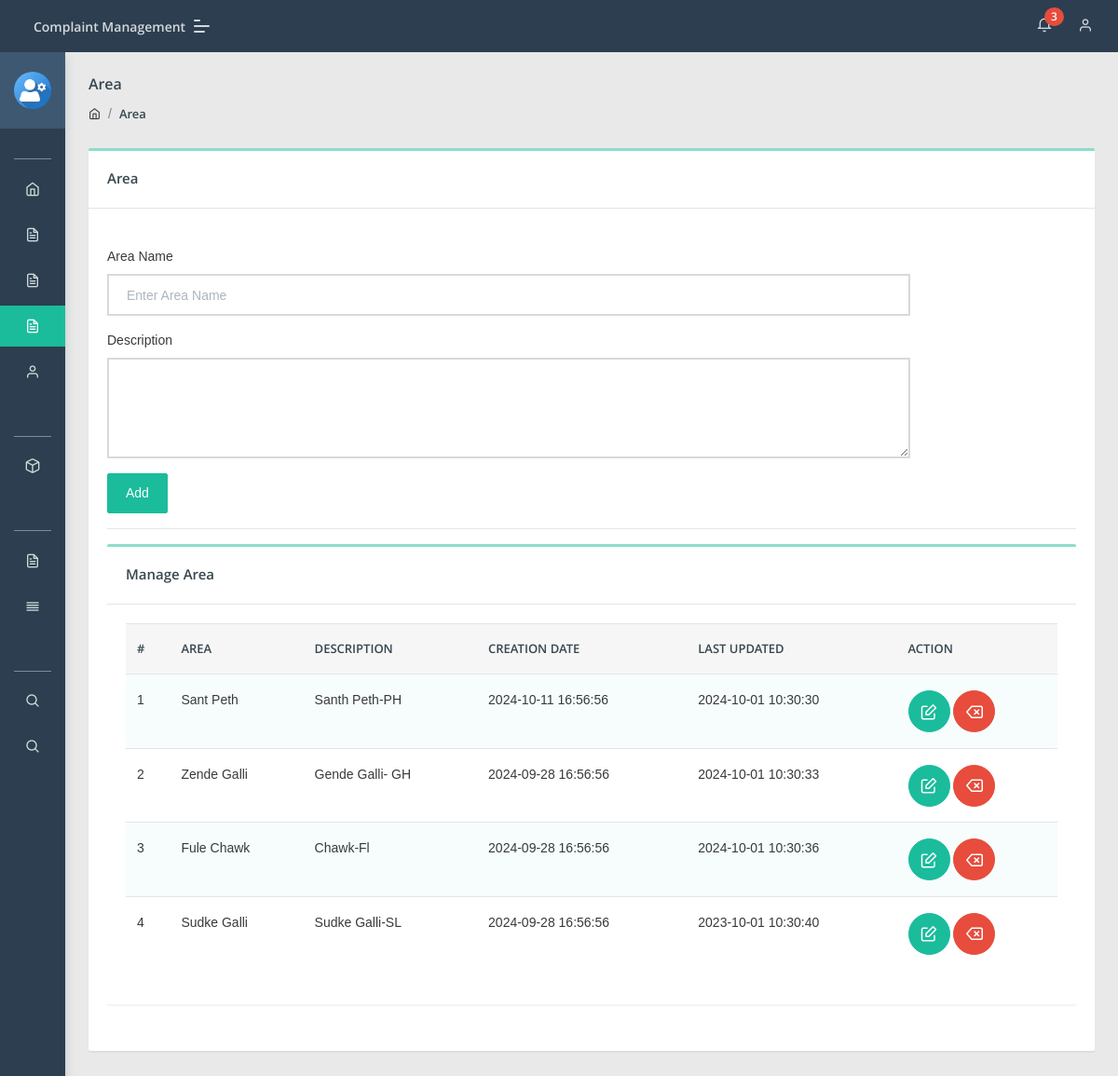
Page /cms/admin/state.php (signed in) on the committed database.
### tables this page shows
CREATE TABLE `state` (
  `id` int(11) NOT NULL,
  `stateName` varchar(255) DEFAULT NULL,
  `stateDescription` tinytext DEFAULT NULL,
  `postingDate` timestamp NULL DEFAULT current_timestamp(),
  `updationDate` timestamp NULL DEFAULT NULL ON UPDATE current_timestamp()
);

### cms/admin/state.php (the view, shortened to what this page needs)
<?php
include('include/config.php');
if(strlen($_SESSION['aid'])==0)
    {
header('location:index.php');
}
else{
?>
<!DOCTYPE html>
<html lang="en">
<head>
    <link rel="stylesheet" href="assets/css/style.css">
</head>
<body class="">
	<?php include('include/sidebar.php');?>
	<?php include('include/header.php');?>
<section class="pcoded-main-container">
    <div class="pcoded-content">
        <div class="page-header">
            <div class="page-block">
                <div class="row align-items-center">
                    <div class="col-md-12">
                        <div class="page-header-title">
                            <h5 class="m-b-10">Area</h5>
                        </div>
                        <ul class="breadcrumb">
                            <li class="breadcrumb-item"><a href="dashboard.php"><i class="feather icon-home"></i></a></li>
                            <li class="breadcrumb-item"><a href="state.php">Area</a></li>
                        </ul>
                    </div>
                </div>
            </div>
        </div>
        <div class="row">
            <div class="col-sm-12">
                <div class="card">
                    <div class="card-header">
                        <h5>Area</h5>
                    </div>
                    <div class="card-body">
                        <div class="row">
                            <div class="col-md-10">
                                    <br />
                                <form method="post" name="Category">
                                    <div class="form-group">
                                        <label for="exampleInputEmail1">Area Name</label>
                                       <input type="text" placeholder="Enter Area Name"  name="Areas" class="form-control" required>
                                    </div>
                                      <div class="form-group">
                                        <label for="exampleInputEmail1">Description</label>
                                       <textarea class="form-control" name="description" rows="4"></textarea>
                                    </div>
                                    <button type="submit" class="btn  btn-primary" name="submit">Add</button>
                                </form>
                            </div>
                        </div>
                     <hr>
                      <div class="row">
                            <div class="col-xl-12">
                <div class="card">
                    <div class="card-header">
                        <h5>Manage Area</h5>
                    </div>
                    <div class="card-body table-border-style">
                        <div class="table-responsive">
                            <table class="table table-striped">
                                <thead>
                                    <tr>
                                            <th>#</th>
                                            <th>Area</th>
                                            <th>Description</th>
                                            <th>Creation date</th>
                                            <th>Last Updated</th>
                                            <th>Action</th>
                                        </tr>
                                </thead>
                                <tbody>
                                    <?php $query=mysqli_query($con,"select * from state");
$cnt=1;
while($row=mysqli_fetch_array($query))
{
?>
                                        <tr>
                                            <td><?php echo htmlentities($cnt);?></td>
                                            <td><?php echo htmlentities($row['stateName']);?></td>
                                            <td><?php echo htmlentities($row['stateDescription']);?></td>
                                            <td><?php echo htmlentities($row['postingDate']);?></td>
                                            <td> <?php echo htmlentities($row['updationDate']);?></td>
                                            <td>
                                            <a href="edit-state.php?id=<?php echo $row['id']?>" class="btn  btn-icon btn-primary"><i class="feather icon-edit"></i></a>
                                            <a href="state.php?id=<?php echo $row['id']?>&del=delete" class="btn  btn-icon btn-danger" onClick="return confirm('Are you sure you want to delete?')"><i class="feather icon-delete"></i></a></td>
                                        </tr>
                                        <?php $cnt=$cnt+1; } ?>
                                </tbody>
                            </table>
                        </div>
                    </div>
                </div>
            </div>
                        </div>
                    </div>
                </div>
            </div>
        </div>
    </div>
</section>
</body>
</html>
<?php } ?>

### rows in the picture
state: stateName "Sant Peth", stateDescription "Santh Peth-PH", postingDate "2024-10-11 16:56:56", updationDate "2024-10-01 10:30:30"
state: stateName "Zende Galli", stateDescription "Gende Galli- GH", postingDate "2024-09-28 16:56:56", updationDate "2024-10-01 10:30:33"
state: stateName "Fule Chawk", stateDescription "Chawk-Fl", postingDate "2024-09-28 16:56:56", updationDate "2024-10-01 10:30:36"
state: stateName "Sudke Galli", stateDescription "Sudke Galli-SL", postingDate "2024-09-28 16:56:56", updationDate "2023-10-01 10:30:40"

### other values in the picture
$num1 "3"
